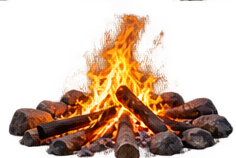
#> input picture ori_promo/trailer/assets_v3/campfire.png, 236 x 158 px
$ python -i v4_ui.py   (imports and definitions only)
#> lines starting #> are read from the running program, lines starting #| are printed output that depends on the picture
#> further down, picture is the input picture: PIL image 236x158 RGBA; mean R, G, B, A 128.2, 77.5, 43, 100.5
#!/usr/bin/env python3
"""v4 UI: confident hierarchy, normal tracking, localized scrims.
Animated map (route draws progressively). Zone made clearly visible.
Sync expressed visually + SEE IT TOGETHER."""
from PIL import Image, ImageDraw, ImageFilter, ImageFont
import numpy as np
import os
import sys

sys.path.insert(0, "trailer")
from ui_kit import W, H, SS, font, canvas, WHITE

OUT = "trailer/ui4"
# [1 line not run here, left out]


# [13 lines left out: function text, not called in this run]


def soft(img, blur=10, alpha=200):
#> called with blur = 10, alpha = 200
    a = img.split()[3].point(lambda p: min(p, alpha))
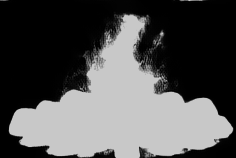
#> a: PIL image 236x158 L; min 0, max 200, mean 82.3
    sh = Image.new("RGBA", img.size, (0, 0, 0, 0))
#> sh: PIL image 236x158 RGBA; every value is 0
    sh.paste(Image.new("RGBA", img.size, (6, 8, 10, 255)), (0, 0), a)
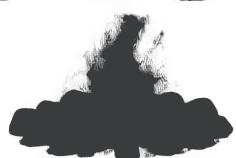
#> sh: PIL image 236x158 RGBA; mean R, G, B, A 2, 2.5, 3.3, 82.3; transparent parts drawn white
    sh = sh.filter(ImageFilter.GaussianBlur(blur))
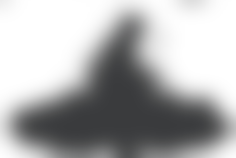
#> sh: PIL image 236x158 RGBA; mean R, G, B, A 2, 2.4, 3.2, 81.2; transparent parts drawn white
    out = Image.new("RGBA", img.size, (0, 0, 0, 0))
    out.alpha_composite(sh, (0, 3))
    out.alpha_composite(img)
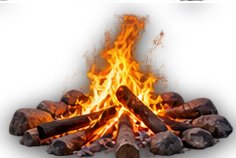
#> out: PIL image 236x158 RGBA; mean R, G, B, A 61.5, 35.9, 17.3, 114.1; transparent parts drawn white
    return out


# [237 lines left out: functions scrim, hook, label_block, small_anchor, zone_labels, sync_assets and 4 more, not called in this run]


def math_hypot(a, b):
    import math
    return math.hypot(b[0] - a[0], b[1] - a[1])


# [13 lines not run here, left out]

>>> from PIL import Image
>>> picture = Image.open('assets_v3/campfire.png')
>>> result = soft(picture)

$ run again, on ori_promo/trailer/assets_v3/dakota_rider.png
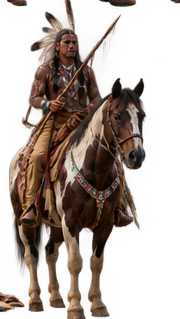
#> input picture ori_promo/trailer/assets_v3/dakota_rider.png, 180 x 319 px
#> picture is the input picture: PIL image 180x319 RGBA; mean R, G, B, A 88, 63, 47.9, 107.7
#> in soft, `a = img.split()[3].point(lambda p: min(p, alpha))`:
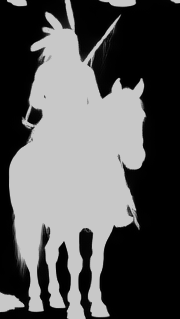
#> a: PIL image 180x319 L; min 0, max 200, mean 87.9
#> in soft, `out.alpha_composite(img)`:
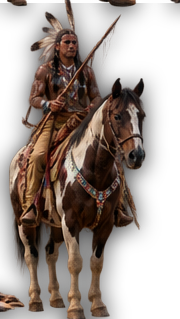
#> out: PIL image 180x319 RGBA; mean R, G, B, A 40.2, 28.9, 22.5, 127; transparent parts drawn white
